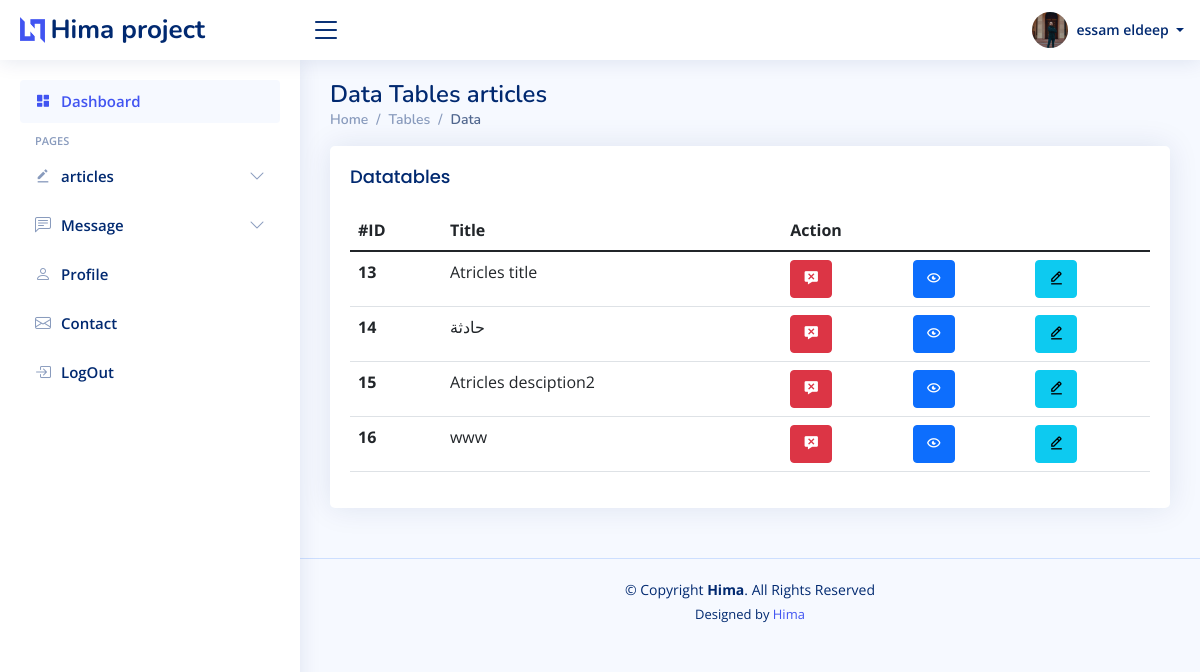
The app's page /articles/list.php (signed in) with its own data.
### tables this page shows
CREATE TABLE `articles` (
  `id` int(11) NOT NULL,
  `title` varchar(20) NOT NULL,
  `desciption` text NOT NULL,
  `auther` varchar(50) NOT NULL,
  `image` varchar(200) NOT NULL,
  `data` timestamp NOT NULL DEFAULT current_timestamp()
);

### articles/list.php (the view, shortened to what this page needs)
<?php
include "../shared/head.php";
include "../shared/header.php";
include "../shared/aside.php";
include "../genral/config.php";
$select = "SELECT * FROM articles";
$s = mysqli_query($conn, $select);
?>
<main id="main" class="main">
    <div class="pagetitle">
        <h1>Data Tables articles</h1>
        <nav>
            <ol class="breadcrumb">
                <li class="breadcrumb-item"><a href="index.html">Home</a></li>
                <li class="breadcrumb-item">Tables</li>
                <li class="breadcrumb-item active">Data</li>
            </ol>
        </nav>
    </div>
    <section class="section">
        <div class="row">
            <div class="col-lg-12">
                <div class="card">
                    <div class="card-body">
                        <h5 class="card-title">Datatables</h5>
                        <table class="table datatable ">
                            <thead>
                                <tr>
                                    <th scope="col">#ID</th>
                                    <th scope="col">Title</th>
                                    <th colspan="3" scope="col">Action</th>
                                </tr>
                            </thead>
                            <tbody>
                                <?php foreach ($s as $data) { ?>
                                    <tr>
                                        <th scope="row"><?= $data['id'] ?> </th>
                                        <td><?= $data['title'] ?> </td>
                                        <td> <a href="/hima/articles/list.php?delete=<?= $data['id'] ?> " class="btn btn-danger"> <i class='bx bxs-message-x'></i></a> </td>
                                        <td> <a href="/hima/articles/show.php?show=<?= $data['id'] ?> " class="btn btn-primary"> <i class='bx bx-show-alt'></i></a> </td>
                                        <td> <a href="/hima/articles/update.php?edit=<?= $data['id'] ?> " class="btn btn-info"> <i class='bx bx-edit-alt'></i></a> </td>
                                    </tr>
                                <?php  } ?>
                            </tbody>
                        </table>
                    </div>
                </div>
            </div>
        </div>
    </section>
</main>
<?php
include '../shared/footer.php';
include "../shared/script.php";
?>

### assets/css/style.css (style rules this page uses)
:root { scroll-behavior: smooth; }
body { font-family: "Open Sans", sans-serif; background: #f6f9ff; color: #444444; }
a { color: #4154f1; text-decoration: none; }
h1, h2, h3, h4, h5, h6 { font-family: "Nunito", sans-serif; }
#main { margin-top: 60px; padding: 20px 30px; transition: all 0.3s; }
.pagetitle { margin-bottom: 10px; }
.pagetitle h1 { font-size: 24px; margin-bottom: 0; font-weight: 600; color: #012970; }
.card { margin-bottom: 30px; border: none; border-radius: 5px; box-shadow: 0px 0 30px rgba(1, 41, 112, 0.1); }
.card-title { padding: 20px 0 15px 0; font-size: 18px; font-weight: 500; color: #012970; font-family: "Poppins", sans-serif; }
.card-body { padding: 0 20px 20px 20px; }
.breadcrumb { font-size: 14px; font-family: "Nunito", sans-serif; color: #899bbd; font-weight: 600; }
.breadcrumb a { color: #899bbd; transition: 0.3s; }
.breadcrumb .breadcrumb-item::before { color: #899bbd; }
.breadcrumb .active { color: #51678f; font-weight: 600; }
@media (min-width: 1200px) { #main, #footer { margin-left: 300px; } }

### records on screen
articles: id "13", title "Atricles title"
articles: id "14", title "حادثة"
articles: id "15", title "Atricles desciption2"
articles: id "16", title "www"

### other values on screen
$_SESSION['name'] "essam eldeep"
